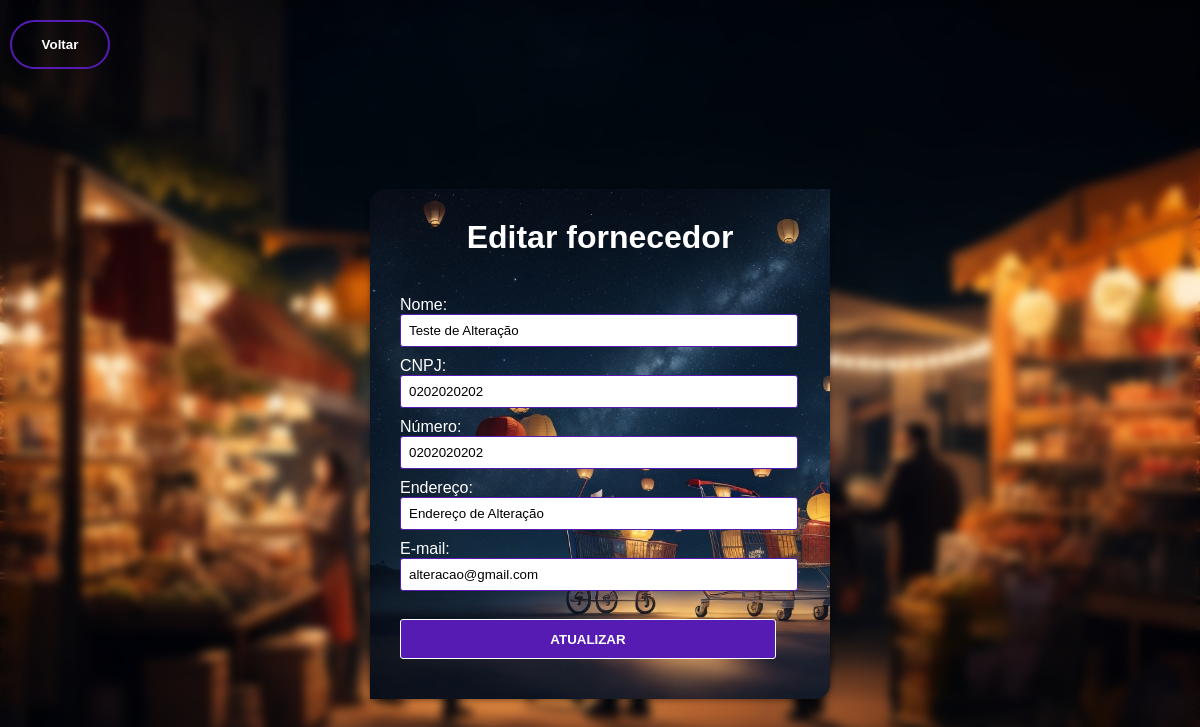
Screenshot of /admin/fornecedores-editar.php?id_fornecedor=122 with the database file from the repository.
### tables this page shows
CREATE TABLE `fornecedores` (
  `id_fornecedor` int(100) NOT NULL,
  `nome_fornecedor` varchar(255) NOT NULL,
  `cnpj` varchar(14) NOT NULL,
  `telefone` varchar(50) NOT NULL,
  `email` varchar(50) NOT NULL,
  `endereco` varchar(255) NOT NULL
);

### admin/fornecedores-editar.php (the view, shortened to what this page needs)
<?php
  if(!empty($_GET['id_fornecedor']))
  {
    include_once('conexao.php');
    $id_fornecedor = $_GET['id_fornecedor'];
    $sqlSelect = "SELECT * FROM  fornecedores WHERE id_fornecedor=$id_fornecedor";
    $result = $mysqli->query($sqlSelect);
    if($result->num_rows > 0)
    {
      while($user_data = mysqli_fetch_assoc($result))
      {
        $nome_fornecedor = $user_data['nome_fornecedor'];
        $cnpj = $user_data['cnpj'];
        $telefone = $user_data['telefone'];
        $endereco = $user_data['endereco'];
        $email = $user_data['email'];
      }
    }
    else
    {
      header('Location: listar-fornecedores.php');
    }
  }
  else
  {
  }
?>
<!DOCTYPE html>
<html>
<head>
</head>
<body>
  <form action="listar-fornecedores.php">
    <div class="back-background">
      <Button type="submit">Voltar</Button>
    </div>
  </form>
  <div class="container">
    <h1>Editar fornecedor</h1>
    <form action="salvar-edit.php" method="POST">
      <label for="nome_fornecedor">Nome:</label>
      <input type="text" id="nome_fornecedor" name="nome_fornecedor" value="<?php echo $nome_fornecedor ?>" required>
      <label for="cnpj">CNPJ:</label>
      <input type="text" id="cnpj" name="cnpj" value="<?php echo $cnpj ?>" required>
      <label for="telefone">Número:</label>
      <input type="text" id="telefone" name="telefone" value="<?php echo $telefone ?>" required>
      <label for="endereco">Endereço:</label>
      <input type="text" id="endereco" name="endereco" value="<?php echo $endereco ?>" required>
      <label for="email">E-mail:</label>
      <input type="email" id="email" name="email" value="<?php echo $email ?>" required>
      <br><br>
      <input type="submit" name="update" id="update" value="Atualizar">
   </form>
  </div>
</body>
</html>

### admin/fornecedores-editar.php (style rules this page uses)
* { font-family: Arial, sans-serif; margin: 0; padding: 0; }
body { background: url(../front/img/Frncdbck.jpg); background-size: cover; backdrop-filter: blur(5px); z-index: 10; }
button { width: 100px; padding: 15px 0; text-align: center; margin: 20px 10px; border-radius: 25px; font-weight: bold; border: 2px solid #551bb3; background: transparent; color: #fff; cursor: pointer; overflow: hidden; }
.container { width: 400px; margin: 100px auto; padding: 30px; background: url(../front/img/container.jpg); background-size: cover; border-radius: 15px 0px; box-shadow: 0 2px 5px rgba(0, 0, 0, 0.3); }
h1 { text-align: center; color: #fff; font-weight: bold; padding-bottom: 30px; }
label { display: block; margin-top: 10px; color: #fff; }
input[type="text"], input[type="number"], input[type="email"] { width: 95%; padding: 8px; border: 1px solid #551bb3; border-radius: 3px; }
input[type="email"], input[type="submit"] { padding: 8px; margin-bottom: 10px; }
#update { display: block; width: 94%; height: 40px; padding: 10px; background-color: #551bb3; color: #fff; border: 1px solid #fff; border-radius: 3px; text-transform: uppercase; font-weight: bold; cursor: pointer; }

### rows the page displays
fornecedores: nome_fornecedor "Teste de Alteração", cnpj "0202020202", telefone "0202020202", endereco "Endereço de Alteração", email "alteracao@gmail.com"
